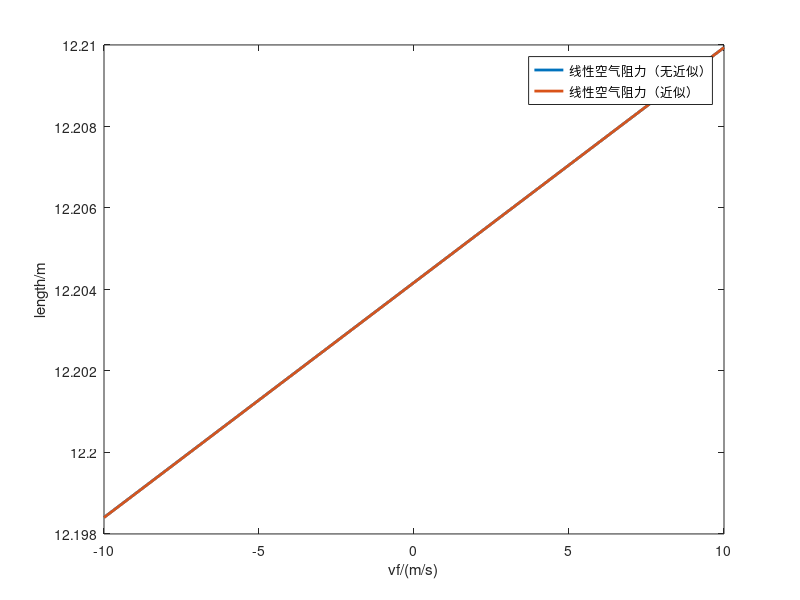

Write MATLAB code to recreate this figure. (Note: this script raises an error after producing the figure.)
clear;
start_velocity= [10.5,10.1,9.9,9.3,9.1,9.9,8.1,8.3,8.2,8.2,8.1,8.0,7.7,7.1,6.9,6.0];
start_angle = [33,34,35,36,31,35,35,32,33,36,35,37,28,35,34,36];
%模型，x轴向风
%fun = @(p,X)X(:,1).*cosd(X(:,2)).*();                       %x轴向，一阶量
%fun = @(p,X)p(3)*0.5./X(:,4).*().*(().^2);                  %x轴向，二阶量
%fun = @(p,X)-X(:,3) + X(:,1).*cosd(X(:,2));                  %水平风
%t = @(p,X)(X(:,1).*sind(X(:,2)) + ((X(:,1).*sind(X(:,2))).^2+2*p(1)*p(2)).^0.5)/p(1); %时间量
%fun = @(p,X)X(:,1).*cosd(X(:,2)).*(((X(:,1).*(sind(X(:,2))))+((X(:,1).*(sind(X(:,2)))).^2+2*p(1)*p(2)).^0.5)/p(1)) - p(3)./(2*X(:,4)).*(-X(:,3) + X(:,1).*cosd(X(:,2))).*((((X(:,1).*(sind(X(:,2))))+((X(:,1).*(sind(X(:,2)))).^2+2*p(1)*p(2)).^0.5)/p(1)).^2);

fun = @(p,X)X(:,1).*cosd(X(:,2)).*((X(:,1).*sind(X(:,2)) + ((X(:,1).*sind(X(:,2))).^2+2*p(1)*p(2)).^0.5)/p(1)) - p(3)*0.5./X(:,4).*(-X(:,3) + X(:,1).*cosd(X(:,2))).*(((X(:,1).*sind(X(:,2)) + ((X(:,1).*sind(X(:,2))).^2+2*p(1)*p(2)).^0.5)/p(1)).^2);
fun_2 =@(p,X)X(:,4).*(-X(:,3) + X(:,1).*cosd(X(:,2)))/p(3).*(1 - exp(-p(3)./X(:,4).*((X(:,1).*sind(X(:,2)) + ((X(:,1).*sind(X(:,2))).^2+2*p(1)*p(2)).^0.5)/p(1)))) + X(:,3).*((X(:,1).*sind(X(:,2)) + ((X(:,1).*sind(X(:,2))).^2+2*p(1)*p(2)).^0.5)/p(1));
Pi = 3.14;
k0 = 0.5*0.53*1.293*((0.05)^2)*Pi;
p = [9.81,1.5,0.0003];
v = start_velocity(1);
a = start_angle(1);
m = 0.5;
c_vf = -10:0.1:10;
c_velocity = zeros(size(c_vf));
c_velocity(:) = v;
c_angle = zeros(size(c_vf));
c_angle(:) = a;
c_m = zeros(size(c_vf));
c_m(:) = m;
c_l = fun_2(p,[c_velocity',c_angle',c_vf',c_m']);
figure;
plot(c_vf,c_l,'LineWidth', 2);
hold on;
c_l = fun(p,[c_velocity',c_angle',c_vf',c_m']);
plot(c_vf,c_l,'LineWidth', 2);
l = fun(p,[v,a,10,0.5]);
legend('线性空气阻力（无近似）', '线性空气阻力（近似）');

xlabel('vf/(m/s)');
ylabel('length/m');

fig = gcf;
fig.PaperPositionMode = 'auto';
fig_pos = fig.PaperPosition;
fig.PaperSize = [fig_pos(3),fig_pos(4)];